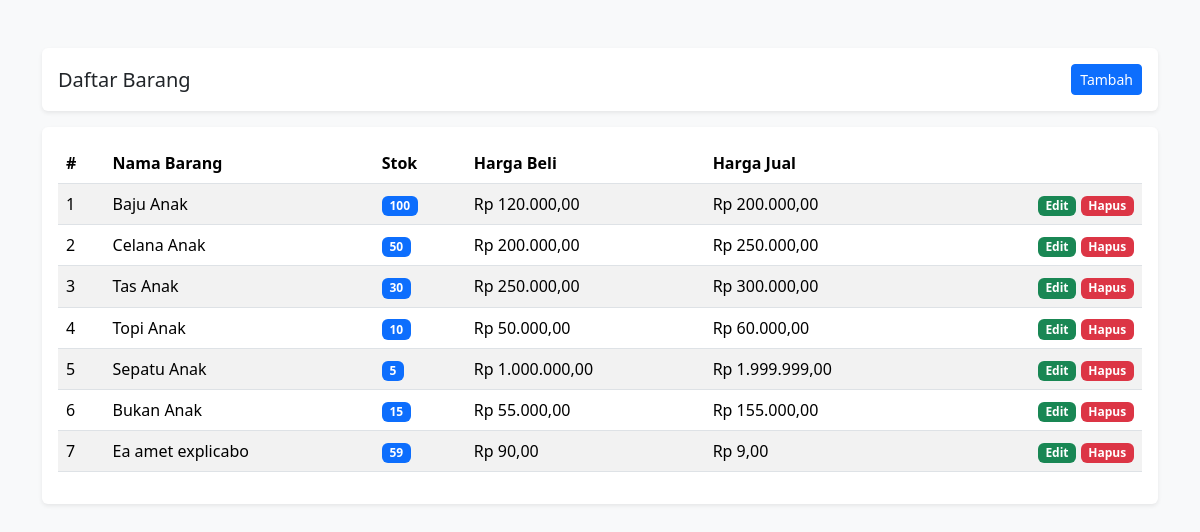
The page /modul-6/barang/get_barang.php (signed in) on the database its author committed.
### tables this page shows
CREATE TABLE `barang` (
  `id` int(11) NOT NULL,
  `nama` varchar(100) NOT NULL,
  `stok` varchar(4) NOT NULL,
  `harga_beli` varchar(100) NOT NULL,
  `harga_jual` varchar(100) NOT NULL
);

### modul-6/koneksi.php (called while the page is built, shortened)
<?php
class Database
{
  var $host = "localhost";
  var $username = "root";
  var $password = "";
  var $database = "penjualan";
  function __construct()
  {
    $this->koneksi = mysqli_connect($this->host, $this->username, $this->password, $this->database);
  }
  function get_barang()
  {
    $data = mysqli_query($this->koneksi, "select * from barang");
    while ($row = mysqli_fetch_array($data)) {
      $result[] = $row;
    }
    return $result;
  }
}

### modul-6/barang/get_barang.php (the view, shortened to what this page needs)
<?php
include('../koneksi.php');
$db = new Database();
$barang = $db->get_barang();
?>
<!doctype html>
<html lang="en">
<head>
  <link rel="stylesheet" href="../node_modules/bootstrap/dist/css/bootstrap.min.css">
</head>
<body class="bg-light">
  <header class="container-md mt-md-5 mt-3">
    <div class="card border-0 shadow-sm">
      <div class="card-body d-flex align-items-center justify-content-between">
        <h5 class="m-0">Daftar Barang</h5>
        <a href="create_barang.php" class="btn btn-primary btn-sm">Tambah</a>
      </div>
    </div>
  </header>
  <main class="container-md py-md-3 py-3">
    <div class="card border-0 shadow-sm">
      <div class="card-body">
        <table class="table table-striped">
          <thead>
            <tr>
              <th>#</th>
              <th>Nama Barang</th>
              <th>Stok</th>
              <th>Harga Beli</th>
              <th>Harga Jual</th>
              <th></th>
            </tr>
          </thead>
          <tbody>
            <?php
            foreach ($barang as $key => $b) {
            ?>
              <tr>
                <td><?= $key + 1; ?></td>
                <td><?= $b['nama'] ?></td>
                <td><span class="badge bg-primary"><?= $b['stok'] ?></span></td>
                <td>Rp <?= number_format($b['harga_beli'], 2, ',', '.') ?></td>
                <td>Rp <?= number_format($b['harga_jual'], 2, ',', '.') ?></td>
                <td class="text-end">
                  <a href="update_barang.php?id=<?= $b['id'] ?>" class="text-decoration-none text-white badge bg-success">Edit</a>
                  <a href="process_barang.php?id=<?= $b['id'] ?>&action=delete" class="text-decoration-none text-white badge bg-danger">Hapus</a>
                </td>
              </tr>
            <?php
            }
            ?>
          </tbody>
        </table>
      </div>
    </div>
  </main>
</body>
</html>

### rows shown on the page
barang: nama "Baju Anak", stok "100", harga_beli "120.000,00", harga_jual "200.000,00"
barang: nama "Celana Anak", stok "50", harga_beli "200.000,00", harga_jual "250.000,00"
barang: nama "Tas Anak", stok "30", harga_beli "250.000,00", harga_jual "300.000,00"
barang: nama "Topi Anak", stok "10", harga_beli "50.000,00", harga_jual "60.000,00"
barang: nama "Sepatu Anak", stok "5", harga_beli "1.000.000,00", harga_jual "1.999.999,00"
barang: nama "Bukan Anak", stok "15", harga_beli "55.000,00", harga_jual "155.000,00"
barang: nama "Ea amet explicabo", stok "59", harga_beli "90,00", harga_jual "9,00"
